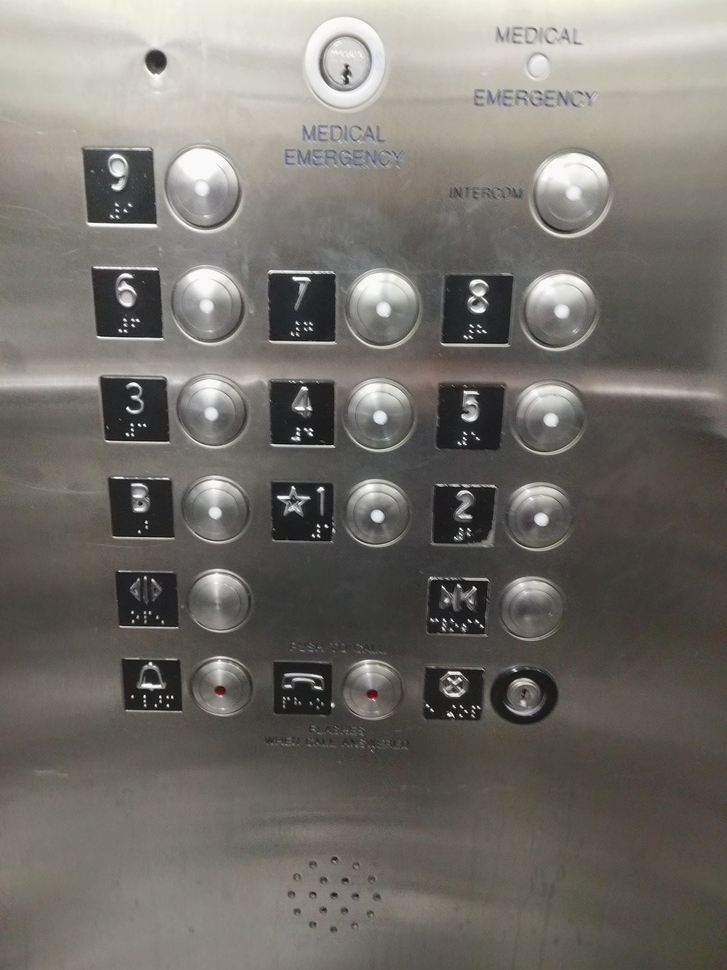
#> input picture Python_Code/liftimg.jpg, 727 x 970 px, shrunk from 3120 x 4160 before the run
$ python door_detect.py liftimg.jpg   (Python 2 division)   (older library calls are emulated)
#> lines starting #> are read from the running program, lines starting #| are printed output that depends on the picture; after the words box and inside, x2 and y2 are one past the last pixel; in counts of white or black regions, pixels touching at a corner belong together

# coding: utf-8

# In[1]:


import cv2
import numpy as np
import pytesseract as pt
import sys

# In[2]:


image = cv2.imread(sys.argv[1])
#> image is the input picture: shape (970, 727, 3); mean B, G, R 106.9, 112.6, 115.9
blur = cv2.GaussianBlur(image,(5,5),0)
gray = cv2.cvtColor(blur,cv2.COLOR_BGR2GRAY)
ret,thresh = cv2.threshold(gray,60,255,cv2.THRESH_BINARY_INV)
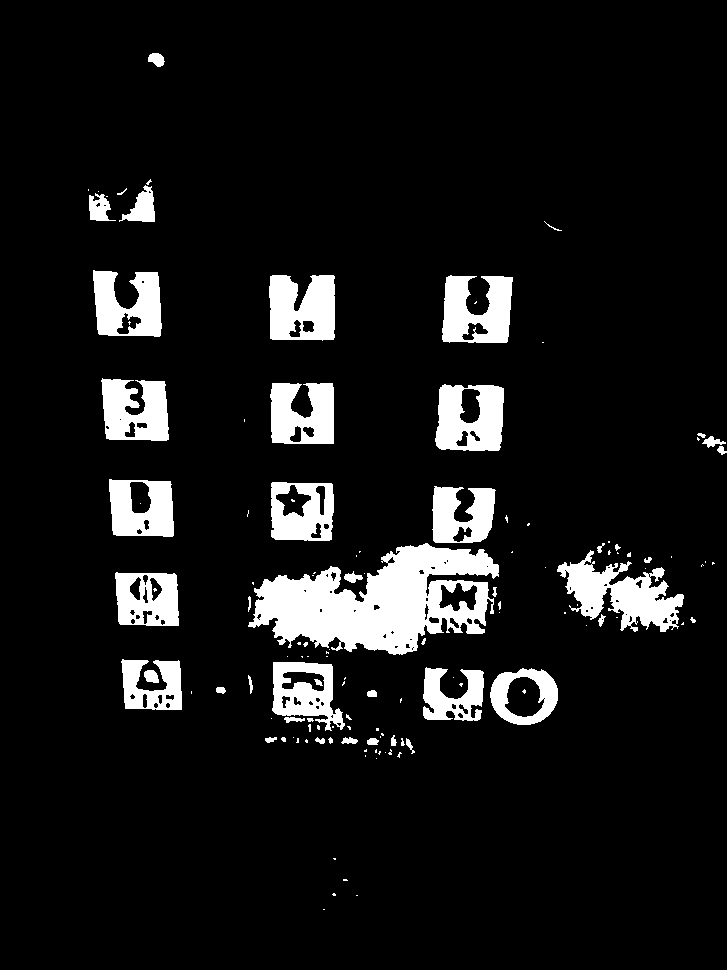
#> thresh: shape (970, 727); 9.1% white; 128 white regions (79 under 20 px)
# cv2.imshow('binaryimage', thresh)
# cv2.imwrite('binaryimage.jpg', thresh)
kernel = np.ones((10,15), np.uint8)


# In[3]:


#find contours
#ctrs, hier = cv2.findContours(img_dilation.copy(), cv2.RETR_EXTERNAL, cv2.CHAIN_APPROX_SIMPLE)
_,ctrs, hier = cv2.findContours(thresh.copy(), cv2.RETR_EXTERNAL, cv2.CHAIN_APPROX_SIMPLE)
#> ctrs = 122 contours, 86 with area under 20; largest, box (x1, y1, x2, y2) and area: (248, 543, 499, 655) 16220, (557, 550, 684, 632) 4514, (435, 384, 504, 451) 4064, (269, 275, 335, 341) 3680, (442, 275, 513, 343) 3522
#sort contours
sorted_ctrs = sorted(ctrs, key=lambda ctr: cv2.boundingRect(ctr)[0])
#> sorted_ctrs has the same summary as ctrs


# In[4]:


for i,ctr in enumerate(sorted_ctrs):
    # Get bounding box
    x, y, w , h = cv2.boundingRect(ctr)
    if h > 10 and w > 10:
    	M = cv2.moments(ctr)
        cX = int(M["m10"] / M["m00"])
        cY = int(M["m01"] / M["m00"])
        print("Centroids "+ str(cX)+","+str(cY))
        cv2.rectangle(image,(x,y),( x + w, y + h ),(0,255,0),2)
#> this loop made 122 passes
#> (x, y, w, h, cX, cY) on passes 2, 3, 5, 7, 8, 10, 11, 12, 14, 21, 24, 25: (89, 193, 27, 28, 98, 208), (93, 270, 69, 67, 127, 306), (101, 378, 68, 63, 134, 411), (109, 479, 65, 58, 141, 507), (115, 572, 64, 54, 146, 598), (119, 185, 36, 37, 142, 207), (121, 659, 61, 51, 152, 686), (144, 670, 15, 13, 150, 675), (148, 53, 17, 14, 156, 58), (248, 543, 251, 112, 380, 601), (269, 275, 66, 66, 302, 309), (270, 383, 64, 61, 302, 414)
#> (x, y, w, h) on passes 4, 9, 13, 16, 18, 19: (98, 191, 1, 1), (117, 188, 10, 7), (146, 179, 6, 6), (216, 687, 10, 7), (247, 510, 2, 7), (248, 675, 5, 19)
#| Centroids 98,208
#| Centroids 127,306
#| Centroids 134,411
#| Centroids 141,507
#| Centroids 146,598
#| Centroids 142,207
#| Centroids 152,686
#| Centroids 150,675
#> (further printed lines are left out)
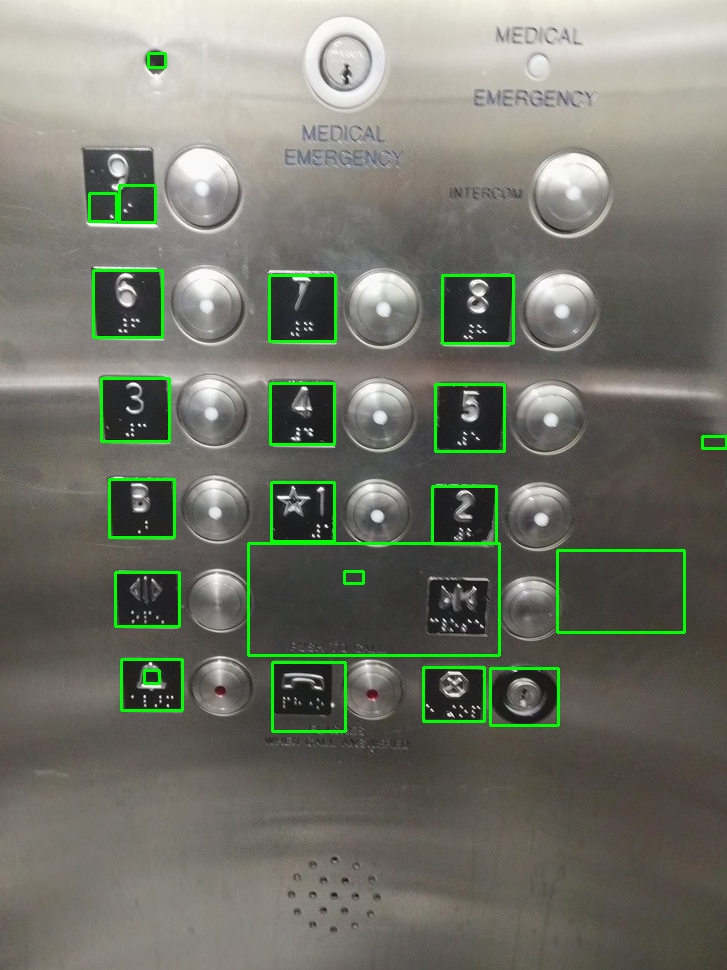
#> image: shape (970, 727, 3); 2.16% of pixels changed, all inside (x1, y1, x2, y2) = (88, 52, 727, 733)


# In[ ]:


#Show marked areas
cv2.imshow('door',image)
#Save result
cv2.imwrite('door_result.png',image)
cv2.waitKey(0)
